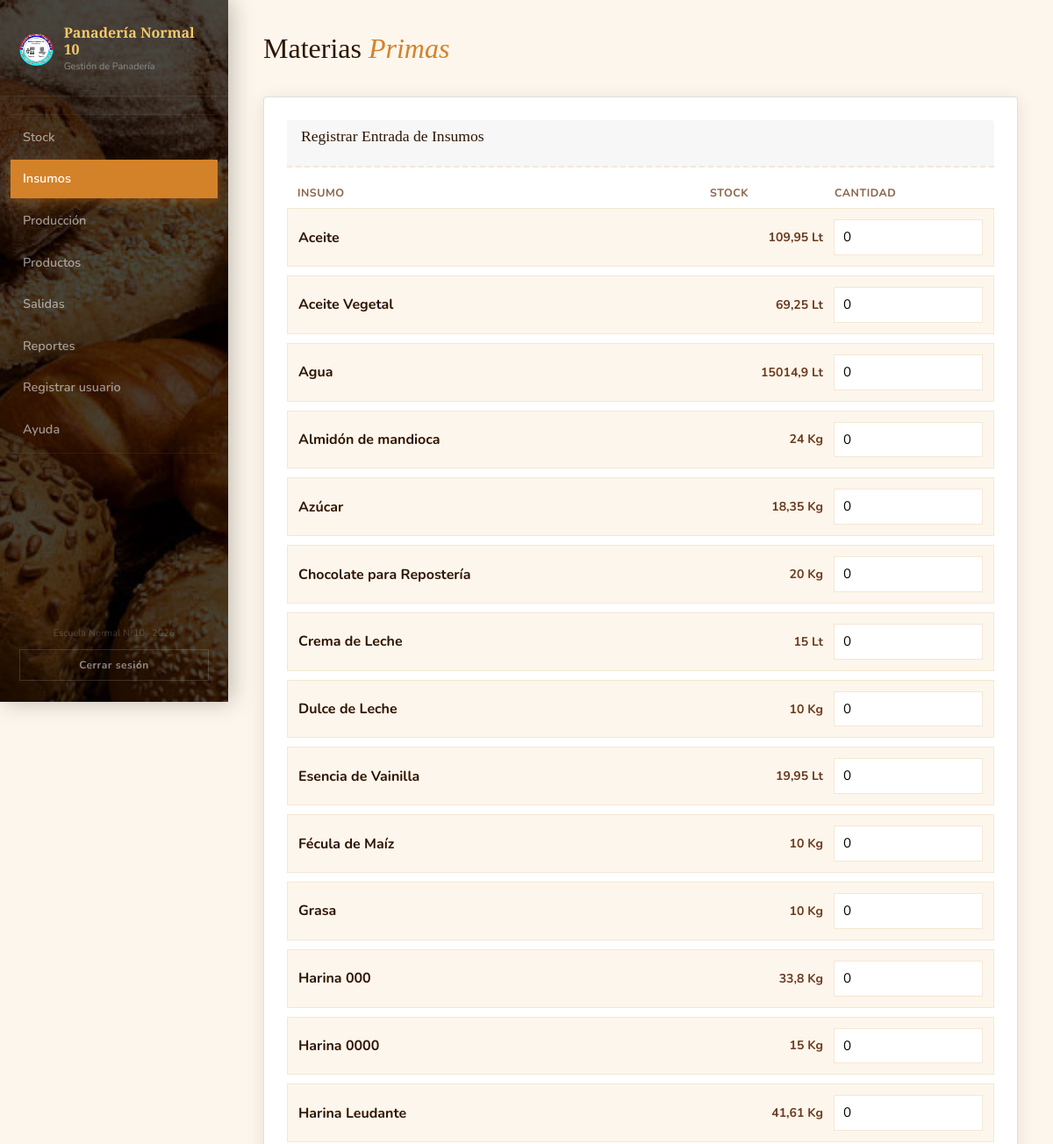
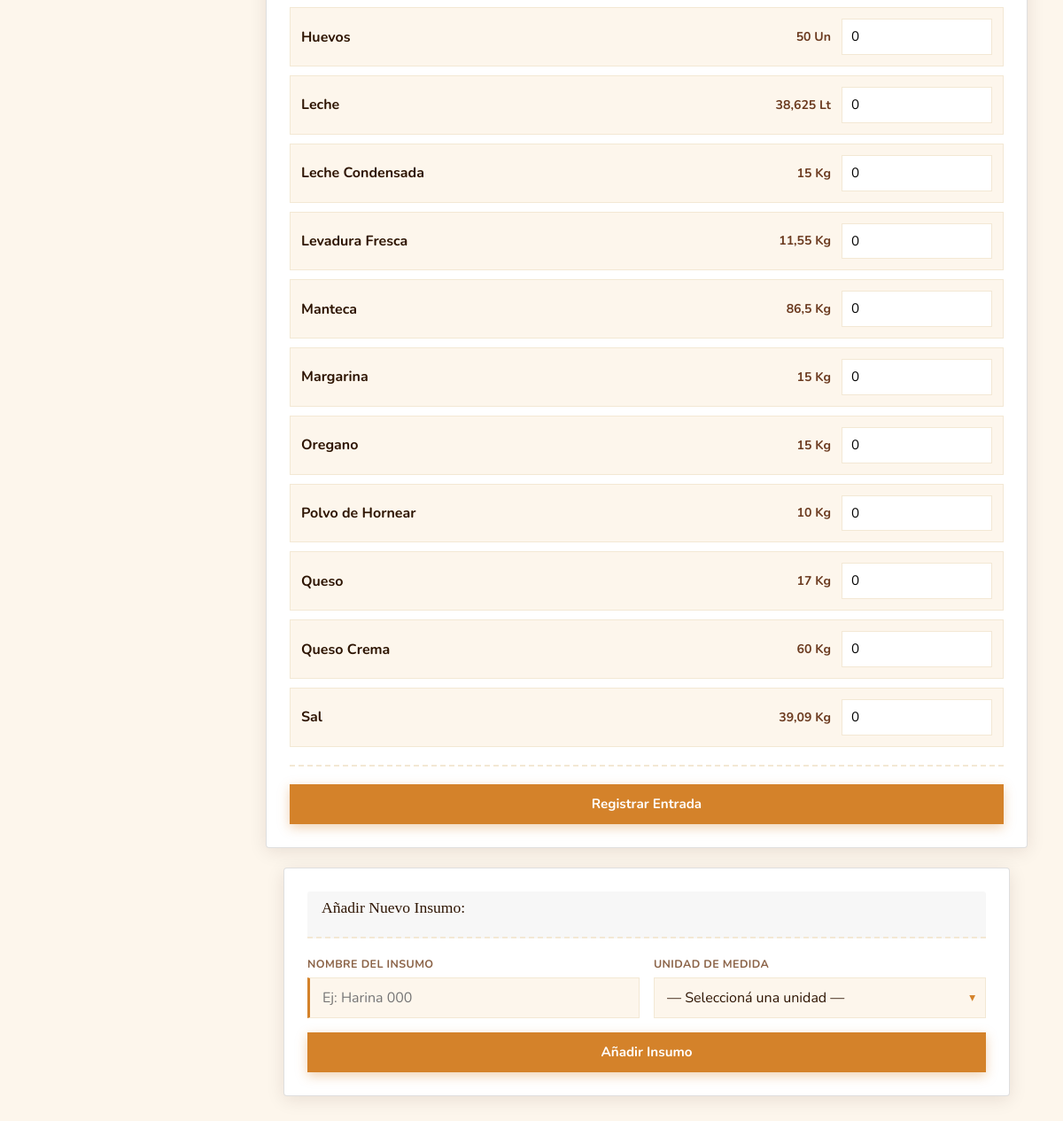
The page /insumos.php (signed in) on the database its author committed (2 pictures, top to bottom).
### tables this page shows
CREATE TABLE `insumos` (
  `idinsumos` int(11) NOT NULL,
  `idunidad_de_medida` int(11) NOT NULL,
  `nombre` varchar(45) NOT NULL
);

CREATE TABLE `unidad_de_medida` (
  `idunidad_de_medida` int(11) NOT NULL,
  `nombre` varchar(45) NOT NULL,
  `abreviatura` varchar(10) NOT NULL
);

### PHP/utilidades.php (called while the page is built)
<?php
if (!function_exists('formatear_cantidad')) {
    function formatear_cantidad($numero) {
        $texto = number_format((float) $numero, 3, ',', '');
        return rtrim(rtrim($texto, '0'), ',') ?: '0';
    }
}

### insumos.php (the view, shortened to what this page needs)
<?php
$pagina_actual = 'insumos';
require_once 'conexion.php';
require_once 'PHP/utilidades.php';
$lista_insumos = mysqli_query($conexion, "
    SELECT i.idinsumos,
           i.nombre,
           u.abreviatura,
           COALESCE(s.cantidad, 0) AS stock_actual,
           COALESCE(s.stock_minimo, 10) AS stock_minimo
    FROM insumos i
    INNER JOIN unidad_de_medida u ON u.idunidad_de_medida = i.idunidad_de_medida
    LEFT JOIN stock_insumos s ON s.id_insumo = i.idinsumos
    ORDER BY i.nombre
");
?>
<!DOCTYPE html>
<html lang="es">
<head>
  <link rel="stylesheet" href="Framework/bootstrap-5.1.3/css/bootstrap.min.css"/>
  <link rel="stylesheet" href="Libreria/DataTables/datatables.min.css"/>
  <link rel="stylesheet" href="CSS/styles.css"/>
</head>
<body>
  <aside class="sidebar">
    <div class="sidebar-brand">
      <div class="brand-icon"><img src="CSS/Imagenes/Logo.png" alt="Logo panadería"></div>
      <div class="brand-text">
        <span class="brand-name">Panadería Normal 10</span>
        <span class="brand-sub">Gestión de Panadería</span>
      </div>
    </div>
    <ul class="nav-links">
      <?php include 'sidebar.php'; ?>
    </ul>
    <div class="sidebar-footer">
      <span>Escuela Normal N°10 · 2026</span>
      <a href="logout.php" class="btn-logout">Cerrar sesión</a>
    </div>
  </aside>
  <main class="main-content">
    <header class="page-header">
      <h1 class="page-title">Materias <em>Primas</em></h1>
    </header>
    <section class="card" aria-label="Registrar entrada de insumos">
      <header class="card-header">
        <h2>Registrar Entrada de Insumos</h2>
      </header>
      <form id="form-compra" method="POST" autocomplete="off">
        <div class="encabezado-salida" aria-hidden="true">
          <span>Insumo</span>
          <span>Stock</span>
          <span>Cantidad</span>
        </div>
        <?php while ($insumo = mysqli_fetch_assoc($lista_insumos)): ?>
          <?php
          $stock = (float) $insumo['stock_actual'];
          $clase_fila = 'fila-salida';
          ?>
          <div class="<?= $clase_fila ?>">
            <span class="nombre-producto"><?= htmlspecialchars($insumo['nombre'], ENT_QUOTES, 'UTF-8') ?></span>
            <span class="stock-disponible">
              <?= formatear_cantidad($stock) ?> <?= htmlspecialchars($insumo['abreviatura'], ENT_QUOTES, 'UTF-8') ?>
            </span>
            <input type="number" name="cantidad[]" step="0.001" min="0" value="0"
                   class="input-cantidad"
                   aria-label="Cantidad a ingresar de <?= htmlspecialchars($insumo['nombre'], ENT_QUOTES, 'UTF-8') ?>">
          </div>
        <?php endwhile; ?>
        <div class="opciones-salida">
          <div class="form-full">
            <button type="submit" class="btn-primary">Registrar Entrada</button>
          </div>
        </div>
      </form>
    </section>
    <section class="card form-card" aria-label="Añadir nuevo insumo">
      <header class="card-header"><h2>Añadir Nuevo Insumo:</h2></header>
      <form id="form-insumo" method="POST">
        <div class="form-grid">
          <div class="form-group">
            <label for="nombre_insumo">Nombre del Insumo</label>
            <input type="text" id="nombre_insumo" name="nombre_insumo" placeholder="Ej: Harina 000" required/>
          </div>
          <div class="form-group">
            <label for="idunidad">Unidad de Medida</label>
            <div class="select-wrapper">
              <select id="idunidad" name="idunidad" required>
                <option value="">— Seleccioná una unidad —</option>
              </select>
            </div>
          </div>
          <div class="form-full">
            <button type="submit" class="btn-primary">Añadir Insumo</button>
          </div>
        </div>
      </form>
    </section>
  </main>
</body>
</html>

### sidebar.php (shortened to what this page needs)
<?php
$items_del_menu = [
    'stock'      => ['etiqueta' => 'Stock',             'enlace' => 'stock.php',      'roles' => ['Administrador', 'Panadero']],
    'insumos'    => ['etiqueta' => 'Insumos',           'enlace' => 'insumos.php',    'roles' => ['Administrador', 'Panadero']],
    'produccion' => ['etiqueta' => 'Producción',        'enlace' => 'produccion.php', 'roles' => ['Administrador', 'Panadero']],
    'productos'  => ['etiqueta' => 'Productos',         'enlace' => 'productos.php',  'roles' => ['Administrador', 'Panadero']],
    'salidas'    => ['etiqueta' => 'Salidas',           'enlace' => 'salidas.php',    'roles' => ['Administrador', 'Panadero']],
    'reportes'   => ['etiqueta' => 'Reportes',          'enlace' => 'reportes.php',   'roles' => ['Administrador']],
    'registro'   => ['etiqueta' => 'Registrar usuario', 'enlace' => 'registro.php',   'roles' => ['Administrador']],
    'ayuda'      => ['etiqueta' => 'Ayuda',             'enlace' => 'ayuda.php',      'roles' => ['Administrador', 'Panadero']],
];
foreach ($items_del_menu as $clave => $item) {
    $clase_activa = ($pagina_actual === $clave) ? ' class="active"' : '';
    echo "<li{$clase_activa}><a href=\"{$item['enlace']}\">{$item['etiqueta']}</a></li>\n";
}

### rows shown on the page
insumos: nombre "Aceite", stock "109,95", idunidad_de_medida.abreviatura "Lt"
insumos: nombre "Aceite Vegetal", stock "69,25", idunidad_de_medida.abreviatura "Lt"
insumos: nombre "Agua", stock "15014,9", idunidad_de_medida.abreviatura "Lt"
insumos: nombre "Almidón de mandioca", stock "24", idunidad_de_medida.abreviatura "Kg"
insumos: nombre "Azúcar", stock "18,35", idunidad_de_medida.abreviatura "Kg"
insumos: nombre "Chocolate para Repostería", stock "20", idunidad_de_medida.abreviatura "Kg"
insumos: nombre "Crema de Leche", stock "15", idunidad_de_medida.abreviatura "Lt"
insumos: nombre "Dulce de Leche", stock "10", idunidad_de_medida.abreviatura "Kg"
insumos: nombre "Esencia de Vainilla", stock "19,95", idunidad_de_medida.abreviatura "Lt"
insumos: nombre "Fécula de Maíz", stock "10", idunidad_de_medida.abreviatura "Kg"
insumos: nombre "Grasa", stock "10", idunidad_de_medida.abreviatura "Kg"
insumos: nombre "Harina 000", stock "33,8", idunidad_de_medida.abreviatura "Kg"
insumos: nombre "Harina 0000", stock "15", idunidad_de_medida.abreviatura "Kg"
insumos: nombre "Harina Leudante", stock "41,61", idunidad_de_medida.abreviatura "Kg"
insumos: nombre "Huevos", stock "50", idunidad_de_medida.abreviatura "Un"
insumos: nombre "Leche", stock "38,625", idunidad_de_medida.abreviatura "Lt"
insumos: nombre "Leche Condensada", stock "15", idunidad_de_medida.abreviatura "Kg"
insumos: nombre "Levadura Fresca", stock "11,55", idunidad_de_medida.abreviatura "Kg"
insumos: nombre "Manteca", stock "86,5", idunidad_de_medida.abreviatura "Kg"
insumos: nombre "Margarina", stock "15", idunidad_de_medida.abreviatura "Kg"
insumos: nombre "Oregano", stock "15", idunidad_de_medida.abreviatura "Kg"
insumos: nombre "Polvo de Hornear", stock "10", idunidad_de_medida.abreviatura "Kg"
insumos: nombre "Queso", stock "17", idunidad_de_medida.abreviatura "Kg"
insumos: nombre "Queso Crema", stock "60", idunidad_de_medida.abreviatura "Kg"
insumos: nombre "Sal", stock "39,09", idunidad_de_medida.abreviatura "Kg"

### other values the page prints
$item['etiqueta'] "Stock"
$item['etiqueta'] "Insumos"
$item['etiqueta'] "Producción"
$item['etiqueta'] "Productos"
$item['etiqueta'] "Salidas"
$item['etiqueta'] "Reportes"
$item['etiqueta'] "Registrar usuario"
$item['etiqueta'] "Ayuda"
